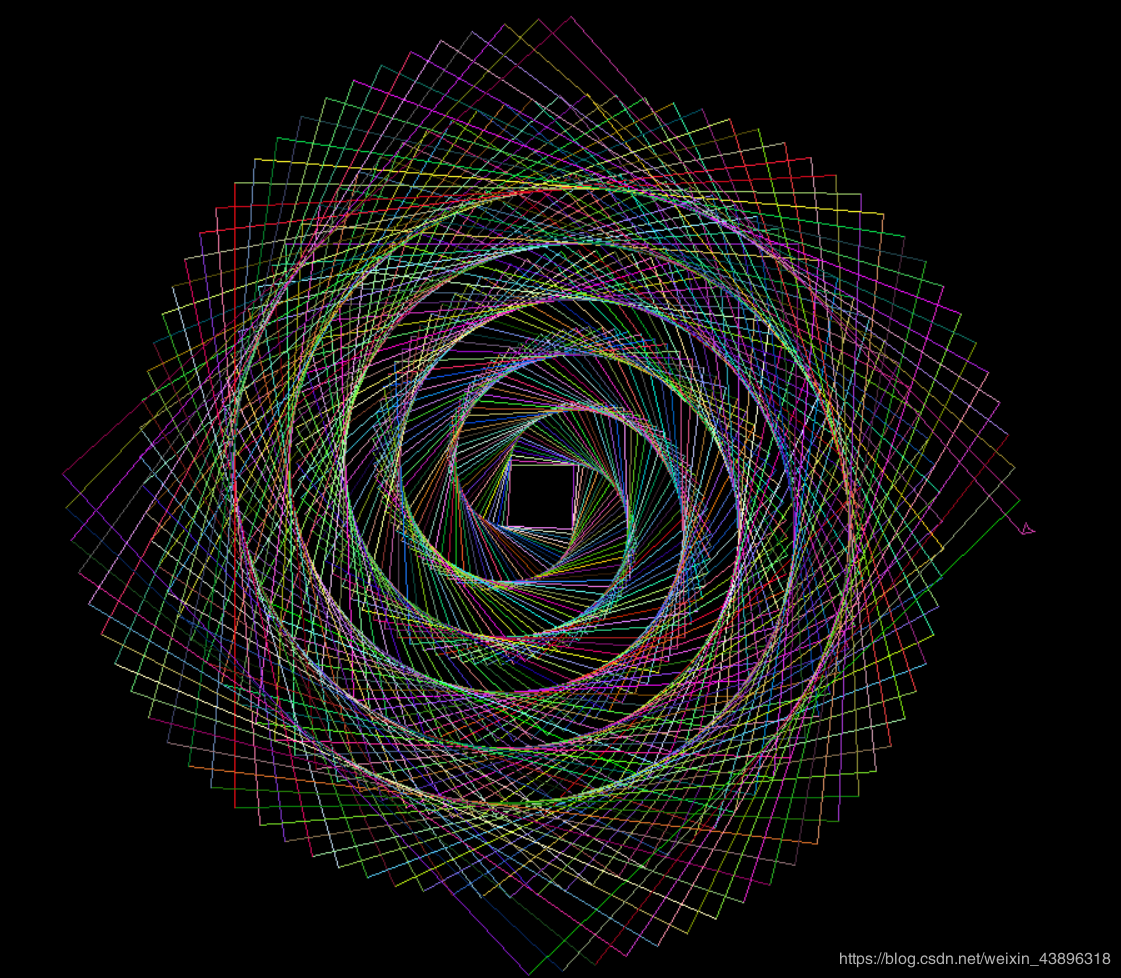

Recreate this plot in Python.
import turtle as tt
from random import randint

tt.TurtleScreen._RUNNING = True
tt.speed(0)  # 绘图速度为最快
tt.bgcolor("black")  # 背景色为黑色
tt.setpos(-25, 25)  # 改变初始位置，这可以让图案居中
tt.colormode(255)  # 颜色模式为真彩色
cnt = 0
while cnt < 500:
    r = randint(0, 255)
    g = randint(0, 255)
    b = randint(0, 255)
    tt.pencolor(r, g, b)  # 画笔颜色每次随机
    tt.forward(50 + cnt)
    tt.right(91)
    cnt += 1
tt.done()
